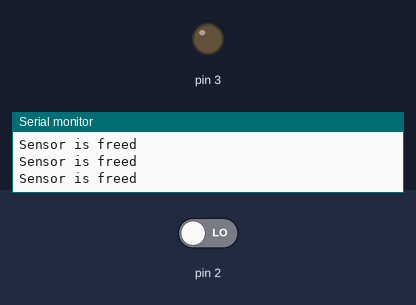
A sketch run on a simulated Arduino Uno, built with avr-gcc and run on an emulated ATmega328P. On the bench: output pins drawn as LEDs (lit = HIGH), the last lines printed to the serial monitor. Inputs (shaded band) come from the test bench; at power-on: pin 2 LOW.

Above: at 1.2 s.
1.3 s: pin 2 driven HIGH
At 1.8 s:
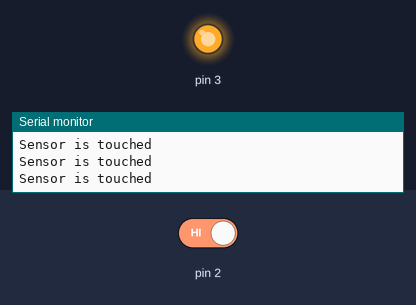
2.8 s: pin 2 driven LOW
At 4.1 s:
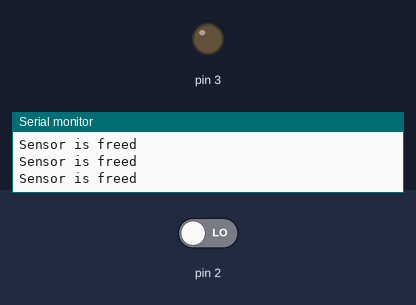
Timing chart, 0 to 5.8 s (numbered marks = the images above; inputs shaded):
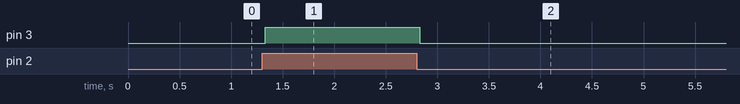

Measured:
- after the input at 1.3 s, pin 3: LOW → HIGH at once
- after the input at 2.8 s, pin 3: HIGH → LOW at once

The sketch:

SIMPLETOUCHSENSOR.ino
```cpp
void setup() {
  // put your setup code here, to run once:
  Serial.begin(9600);
  pinMode(2, INPUT);
  pinMode(3, OUTPUT);
}

void loop() {
  // put your main code here, to run repeatedly:
  if(digitalRead(2) == HIGH)
  {
    Serial.println("Sensor is touched");
    digitalWrite(3, HIGH);
  }else{
    Serial.println("Sensor is freed");
    digitalWrite(3, LOW);
  }
}
```
